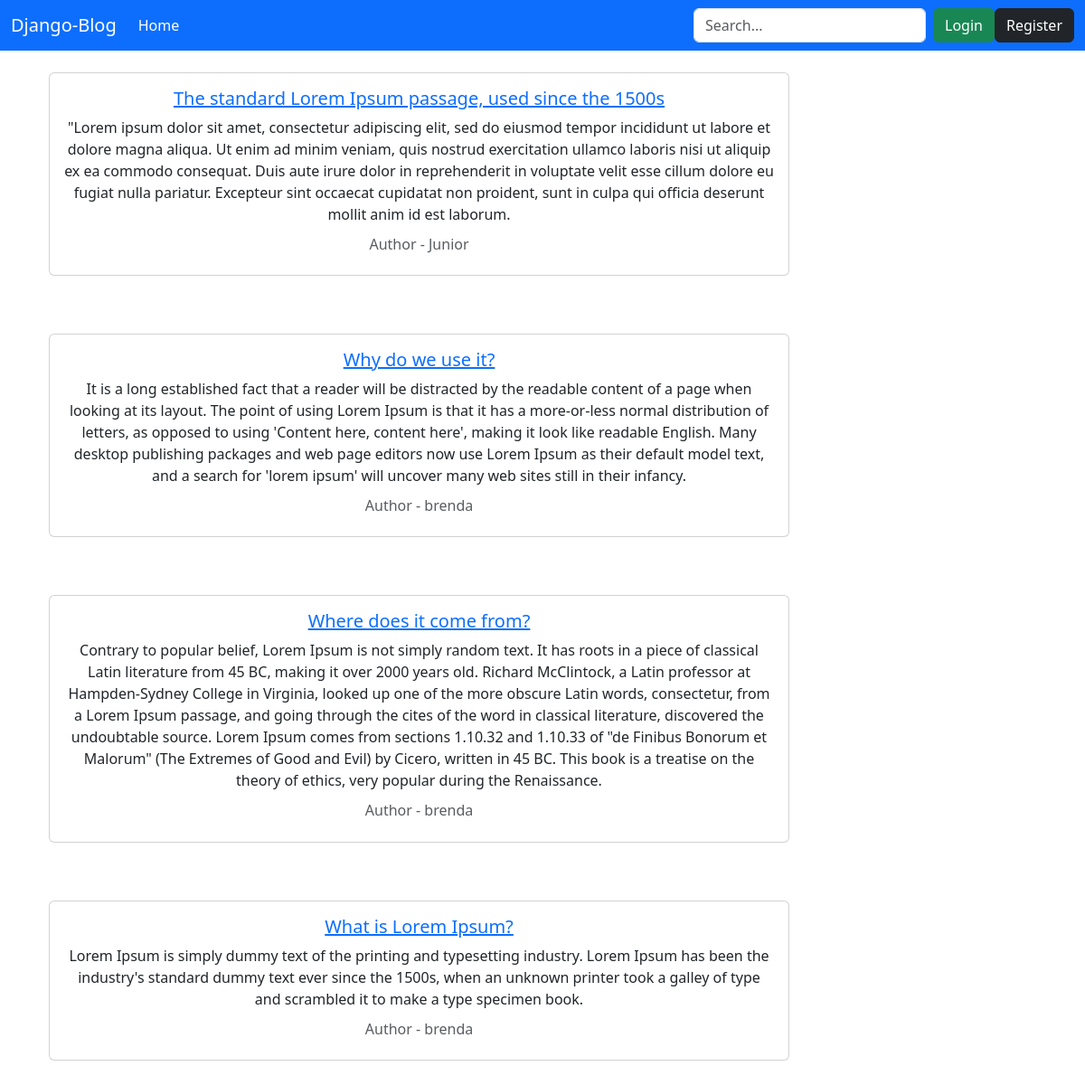
The page / on the database its author committed.
### base/models.py (models this page shows, shortened)
class Post(models.Model):
    title = models.CharField(max_length=100)
    body = models.TextField()
    author = models.ForeignKey(User, on_delete=models.CASCADE)
    created = models.DateTimeField(auto_now_add=True)
    updated = models.DateTimeField(auto_now=True)
    class Meta:
        ordering = ['-created']

### base/views.py (the view)
# urls.py: path('', views.index, name='index'),
def index(request):
    posts = searchPost(request)
    context = {'posts': posts}
    return render(request, 'index.html', context)

### base/views.py (called while the page is built)
def searchPost(request):
    post_search = ""
    if request.GET.get('search'):
        post_search = request.GET.get('search')
    posts = Post.objects.filter(
        Q(title__icontains=post_search) | Q(body__icontains=post_search))
    return posts

### templates/index.html (shortened to what this page needs)
{% extends './base.html' %} {% block tittle %} Home Page {% endblock tittle %}
{% block content %} {% for post in posts %}
<div class="container text-center p-4">
  <div class="row align-items-start">
    <div class="col">
      <div class="card w-75 mb-3 col-6">
        <div class="card-body">
            <a href="{% url 'post_detail' post.id %}"><h5 class="card-link">{{ post.title }}</a></h5>
          <p class="card-text">{{post.body}}</p>
          <h6 class="card-subtitle mb-2 text-body-secondary">
            Author - {{ post.author }}
          </h6>
        </div>
      </div>
    </div>
  </div>
</div>
{% endfor %} {% endblock content %}

### templates/base.html (shortened to what this page needs)
<!DOCTYPE html>
<html lang="en">
  <head>
    <link
      href="https://cdn.jsdelivr.net/npm/bootstrap@5.3.0-alpha3/dist/css/bootstrap.min.css"
      rel="stylesheet"
    />
  </head>
  <body>
    {% include "./navbar.html" %} {% block content %} {% endblock content %}
  </body>
</html>

### templates/navbar.html (shortened to what this page needs)
<nav class="navbar navbar-expand-lg navbar-dark bg-primary">
  <div class="container-fluid">
    <a class="navbar-brand" href="{% url 'index' %}">Django-Blog</a>
    <div class="collapse navbar-collapse" id="navbarColor01">
      <ul class="navbar-nav me-auto">
        <li class="nav-item">
          <a class="nav-link active" href="{% url 'index' %}"
            >Home
          </a>
        </li>
      </ul>
      <form class="d-flex" action="" method="GET">
        <input
          class="form-control me-sm-2"
          type="search"
          name="search"
          placeholder="Search..."
        />
      </form>
      {% if request.user.is_authenticated %}
      <a href="{% url 'my_account' %}"
        ><button type="button" class="btn btn-info">My Account</button></a
      >
      <a href="{% url 'logout' %}"
        ><button type="button" class="btn btn-danger">Logout</button></a
      >
      {% else %}
      <a href="{% url 'login' %}"
        ><button type="button" class="btn btn-success">Login</button></a
      >
      <a href="{% url 'register' %}"
        ><button type="button" class="btn btn-dark">Register</button></a
      >
      {% endif %}
    </div>
  </div>
</nav>

### rows shown on the page
Post: title "The standard Lorem Ipsum passage, used since the 1500s", body "\"Lorem ipsum dolor sit amet, consectetur adipiscing elit, sed do eiusmod tempor incididunt ut labore et dolore magna aliqua. Ut enim ad minim veniam, quis nostrud exercitation ullamco laboris nisi ut aliquip ex ea commodo consequat. Duis aute irure dolor in reprehenderit in voluptate velit esse cillum dolore eu fugiat nulla pariatur. Excepteur sint occaecat cupidatat non proident, sunt in culpa qui officia deserunt mollit anim id est laborum.", author "Junior"
Post: title "Why do we use it?", body "It is a long established fact that a reader will be distracted by the readable content of a page when looking at its layout. The point of using Lorem Ipsum is that it has a more-or-less normal distribution of letters, as opposed to using 'Content here, content here', making it look like readable English. Many desktop publishing packages and web page editors now use Lorem Ipsum as their default model text, and a search for 'lorem ipsum' will uncover many web sites still in their infancy.", author "brenda"
Post: title "Where does it come from?", body "Contrary to popular belief, Lorem Ipsum is not simply random text. It has roots in a piece of classical Latin literature from 45 BC, making it over 2000 years old. Richard McClintock, a Latin professor at Hampden-Sydney College in Virginia, looked up one of the more obscure Latin words, consectetur, from a Lorem Ipsum passage, and going through the cites of the word in classical literature, discovered the undoubtable source. Lorem Ipsum comes from sections 1.10.32 and 1.10.33 of \"de Finibus Bonorum et Malorum\" (The Extremes of Good and Evil) by Cicero, written in 45 BC. This book is a treatise on the theory of ethics, very popular during the Renaissance.", author "brenda"
Post: title "What is Lorem Ipsum?", body "Lorem Ipsum is simply dummy text of the printing and typesetting industry. Lorem Ipsum has been the industry's standard dummy text ever since the 1500s, when an unknown printer took a galley of type and scrambled it to make a type specimen book.", author "brenda"
